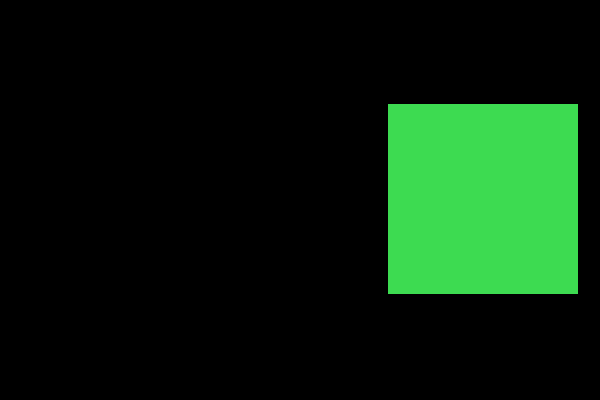
Frame 1 (no input)
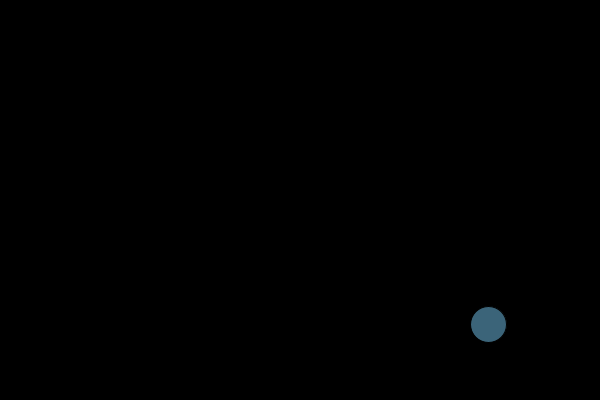
Frame 60 (the mouse pressed at the canvas centre just before this capture)
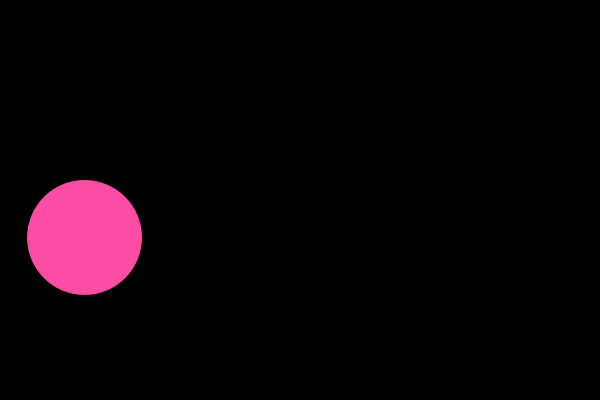
Frame 120 (the mouse held since frame 60 and released just before this capture)

The Processing sketch that drew these frames (run headless with seeded random() and noise(); from frame 60 on, the mouse is pressed at the canvas centre):

// Processing sketch: klasser
// ── klasser.pde
// initiering af variablen f
Firkant f;

color bg = color(0, 0, 0);
boolean firkant = true;

void setup() {
  size (600, 400);
}

void draw() {
  background(bg);
  
  // initiering af objektet f
  f = new Firkant();
  // tegner firkanten på canvas
  if (firkant)
    f.drawFirkant();
  else
    f.drawCircle();
    
  firkant = !firkant;
}

// ── Firkant.pde
class Firkant {
  // klassens attributter/ tilstand
  float x, y;
  float size;
  color c;
  

  //konstroktøren
  Firkant() {
    // find to tilfældige værdier inden for canvas størrelsen

    this.x = random(600);
    this.y = random(400);
    
    this.size = random(200);
    
    this.c = color(round(random(255)), round(random(255)), round(random(255)));
  }

  // klassens metoder
  // tegn firkant på canvas
  void drawFirkant() {
    fill(this.c);
    square(x, y, size);
    fill(bg);
  }
  
  void drawCircle() {
    fill(this.c);
    circle(x, y, size);
    fill(bg);
  }
}
